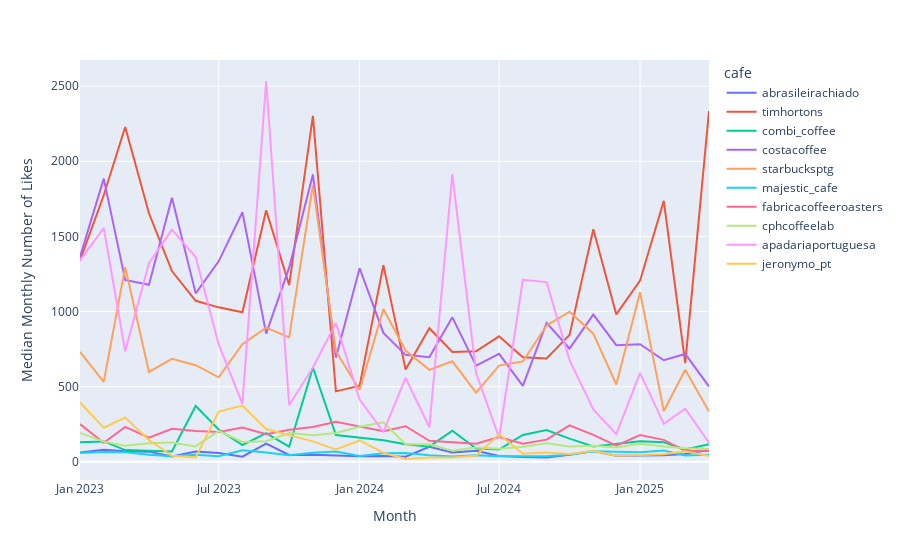

Notebook code for this chart:
### Code cell
a = final[["cafe", "n_likes", "month", "year"]]
a = a.groupby(["cafe", "year", "month"])[["n_likes"]].median()
a = a.reset_index()
a["new_date"] = a["year"].astype(str) + "-" + a["month"].astype(str) + "-01"
a["new_date"] = a["new_date"].astype("datetime64[s]")
a = a.sort_values(by="new_date")
px.line(a, x="new_date", y="n_likes", color="cafe", labels={"n_likes": "Median Monthly Number of Likes",
                                                            "new_date": "Month"})
